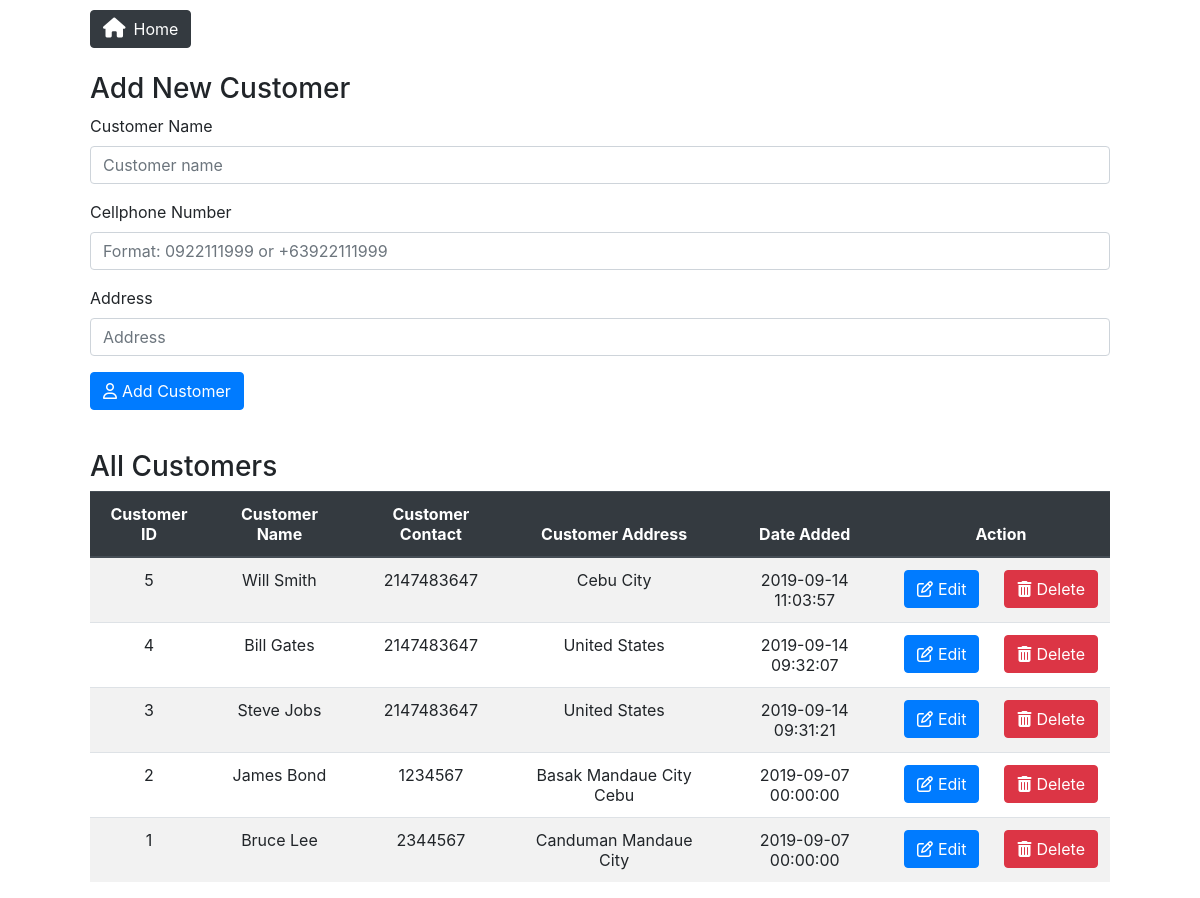
The page /mysql_test/customer.php on the database its author committed.
### tables this page shows
CREATE TABLE `customers` (
  `cId` int(11) NOT NULL,
  `cName` varchar(255) NOT NULL,
  `cContact` int(11) NOT NULL,
  `cAddress` varchar(255) NOT NULL,
  `cDateAdded` datetime NOT NULL
);

### mysql_test/customer.php (the view, shortened to what this page needs)
<html>
<head>
	<link rel="stylesheet" href="https://stackpath.bootstrapcdn.com/bootstrap/4.3.1/css/bootstrap.min.css">
	<link rel="stylesheet" type="text/css" href="assets/style.css">
</head>
<body>
<?php
include_once("config.php");
$result = $dbConn->query("SELECT * FROM customers order by cId DESC");
?>
	<a href="index.php"><button type="button" class="btn btn-dark"><i class='fas fa-home'></i>Home</button></a>
	<br/><br/>
	<h3>Add New Customer</h3>
	<form action="addcustomers.php" method="post" name="form">
		<div class="form-group">
			<label for="cName">Customer Name</label>
			<input type="text" class="form-control" id="cName" placeholder="Customer name" name="cName" required>
		</div>
		<div class="form-group">
			<label for="tel">Cellphone Number</label>
			<input type="tel" class="form-control" id="tel" pattern="^(09|\+639)\d{9}$" placeholder="Format: 0922111999 or +63922111999" name="cContact" required>
		</div>
		<div class="form-group">
			<label for="address">Address</label>
			<input type="text" class="form-control" id="address" placeholder="Address" name="cAddress" required>
		</div>
		<button type="submit" class="btn btn-primary" name="Submit" id="submit"><i class='far fa-user'></i>Add Customer</button>
	</form>
	<br>
	<h3>All Customers</h3>
	<table class="table table-striped">
	<thead class="thead-dark">
		<tr>
        <th>Customer ID</th>
		<th>Customer Name</th>
		<th>Customer Contact</th>
		<th>Customer Address</th>
        <th>Date Added</th>
		<th scope="col">Action</th>
		</tr>
	</thead>
  <tbody>
	<?php
		while($row = $result->fetch(PDO::FETCH_ASSOC)) {
			echo "<tr>";
			echo "<td>".$row['cId']."</td>";
			echo "<td>".$row['cName']."</td>";
			echo "<td>".$row['cContact']."</td>";
			echo "<td>".$row['cAddress']."</td>";
			echo "<td>".$row['cDateAdded']."</td>";
			echo "<td class=\"noBreak\"><button type=\"button\" class=\"btn btn-primary\" data-target=\"#id$row[cId]\" data-toggle=\"modal\"><i class='far fa-edit'></i>Edit</button><button type=\"button\" class=\"btn btn-danger\" data-target=\"#del$row[cId]\" data-toggle=\"modal\"><i class='fas fa-trash-alt'></i>Delete</button></td>";
		}
	?>
	</tbody>
</body>
</html>

### mysql_test/assets/style.css (style rules this page uses)
body { width: 85%; margin: auto; }
.btn-primary { margin-right: 25px; color: white; }
.btn-dark { margin-top: 10px !important; margin-right: 20px; }
.fa-home { font-size: 20px; margin-right: 8px; }
.fa-trash-alt, .fa-edit, .fa-user, .fa-box-open, .fa-cart-plus, .fa-dollar-sign, .fa-arrow-circle-left { margin-right: 5px; }
.noBreak { white-space: nowrap; }
a:link, a:visited { color: white; text-decoration: none; }
th, .table td { text-align: center; }

### rows shown on the page
customers: cId "5", cName "Will Smith", cContact "2147483647", cAddress "Cebu City", cDateAdded "2019-09-14 11:03:57"
customers: cId "4", cName "Bill Gates", cContact "2147483647", cAddress "United States", cDateAdded "2019-09-14 09:32:07"
customers: cId "3", cName "Steve Jobs", cContact "2147483647", cAddress "United States", cDateAdded "2019-09-14 09:31:21"
customers: cId "2", cName "James Bond", cContact "1234567", cAddress "Basak Mandaue City Cebu", cDateAdded "2019-09-07 00:00:00"
customers: cId "1", cName "Bruce Lee", cContact "2344567", cAddress "Canduman Mandaue City", cDateAdded "2019-09-07 00:00:00"
